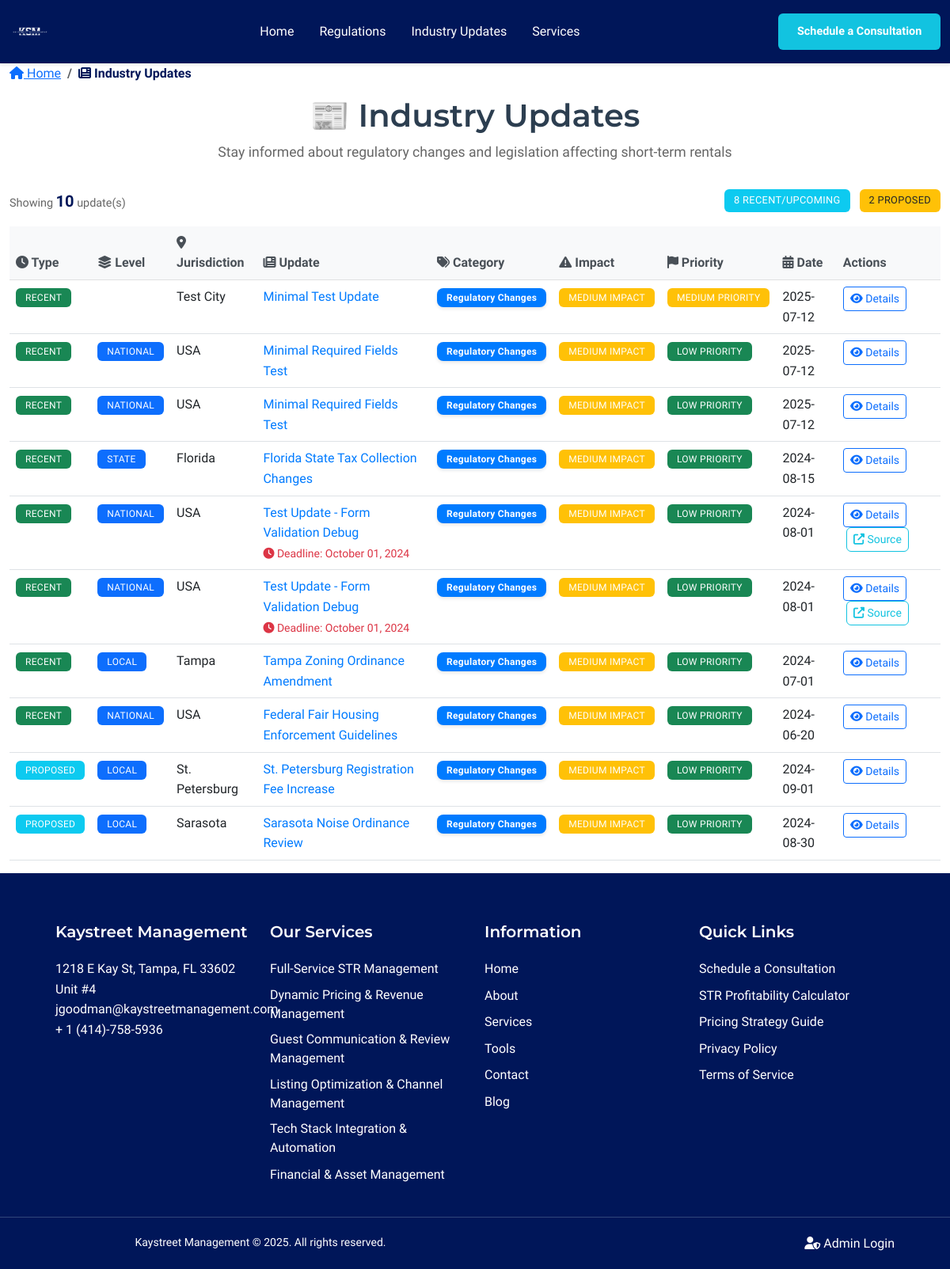
The app's page /updates with its own data.
### models.py (models this page shows, shortened)
class Update(db.Model):
    id = db.Column(db.Integer, primary_key=True)
    title = db.Column(db.String(200), nullable=False)
    description = db.Column(db.Text, nullable=False)
    jurisdiction_affected = db.Column(db.String(100), nullable=False)
    jurisdiction_level = db.Column(db.String(20), nullable=False, default='Local')  # National, State, Local
    update_date = db.Column(db.Date, nullable=False)
    status = db.Column(db.String(20), nullable=False)  # Recent, Upcoming, Proposed
    category = db.Column(db.String(50), nullable=False, default='Regulatory Changes')  # Regulatory Changes, Tax Updates, Licensing Changes, Court Decisions, Industry News
    impact_level = db.Column(db.String(10), nullable=False, default='Medium')  # High, Medium, Low
    effective_date = db.Column(db.Date, nullable=True)  # When the change becomes effective
    deadline_date = db.Column(db.Date, nullable=True)  # Deadline for compliance/action
    action_required = db.Column(db.Boolean, default=False)  # Whether action is required
    action_description = db.Column(db.Text, nullable=True)  # Description of required action
    property_types = db.Column(db.String(100), nullable=False, default='Both')  # Residential, Commercial, Both
    related_regulation_ids = db.Column(db.Text, nullable=True)  # Comma-separated IDs of related regulations
    tags = db.Column(db.Text, nullable=True)  # Comma-separated tags for better categorization
    source_url = db.Column(db.String(500), nullable=True)  # Official source URL
    priority = db.Column(db.Integer, default=3)  # 1=High, 2=Medium, 3=Low (for sorting)
    expected_decision_date = db.Column(db.Date, nullable=True)  # Expected decision date for proposed changes
    potential_impact = db.Column(db.Text, nullable=True)  # Impact assessment for proposed changes
    decision_status = db.Column(db.String(20), nullable=True)  # Under Review, Public Hearings, Proposed, Approved, Rejected
    change_type = db.Column(db.String(20), nullable=False, default='Recent')  # Recent, Upcoming, Proposed
    compliance_deadline = db.Column(db.Date, nullable=True)  # Deadline for compliance with new changes
    affected_operators = db.Column(db.Text, nullable=True)  # Description of which operators are affected
    summary = db.Column(db.Text, nullable=True)  # Brief summary for the Summary section
    full_text = db.Column(db.Text, nullable=True)  # Full detailed text of the update
    compliance_requirements = db.Column(db.Text, nullable=True)  # Specific compliance requirements
    implementation_timeline = db.Column(db.Text, nullable=True)  # Timeline for implementation
    official_sources = db.Column(db.Text, nullable=True)  # Official sources and references
    expert_analysis = db.Column(db.Text, nullable=True)  # Kaystreet Management's interpretation
    kaystreet_commitment = db.Column(db.Text, nullable=True)  # Kaystreet Management's commitment statement
    created_at = db.Column(db.DateTime, default=datetime.utcnow)
    updated_at = db.Column(db.DateTime, default=datetime.utcnow, onupdate=datetime.utcnow)

### app/blueprints/main.py (the view)
@main_bp.route('/updates')
def updates():
    try:
        recent_upcoming_updates = UpdateService.get_recent_upcoming_updates({})
        proposed_updates = UpdateService.get_proposed_updates({})
        user_session = UserInteractionService.get_user_session()
        all_update_ids = [u.id for u in recent_upcoming_updates + proposed_updates]
        update_interactions = UserInteractionService.get_user_interactions(all_update_ids, user_session)
        recent_upcoming_count = len(recent_upcoming_updates)
        proposed_count = len(proposed_updates)
        total_count = recent_upcoming_count + proposed_count
        return render_template('updates.html',
                             recent_upcoming_updates=recent_upcoming_updates,
                             proposed_updates=proposed_updates,
                             recent_upcoming_count=recent_upcoming_count,
                             proposed_count=proposed_count,
                             total_count=total_count,
                             update_interactions=update_interactions)
    except Exception as e:
        logger.error(f"Error loading updates: {str(e)}", exc_info=True)
        public_flash('Error loading updates. Please try again later.', 'error')
        return render_template('updates.html',
                             recent_upcoming_updates=[],
                             proposed_updates=[],
                             recent_upcoming_count=0,
                             proposed_count=0,
                             total_count=0,
                             update_interactions={})

### templates/updates.html (shortened to what this page needs)
{% extends "base.html" %}
{% block content %}
<div class="container-fluid">
    <nav aria-label="breadcrumb" class="mb-3">
        <ol class="breadcrumb">
            <li class="breadcrumb-item">
                <a href="{{ url_for('main.index') }}"><i class="fas fa-home"></i> Home</a>
            </li>
            <li class="breadcrumb-item active" aria-current="page">
                <i class="fas fa-newspaper"></i> Industry Updates
            </li>
        </ol>
    </nav>
    <div class="text-center mb-4">
        <h1 class="updates-title">📰 Industry Updates</h1>
        <p class="updates-subtitle text-muted">
            Stay informed about regulatory changes and legislation affecting short-term rentals
        </p>
    </div>
    <div class="d-flex justify-content-between align-items-center mb-3">
        <div class="results-count">
            <span class="text-muted">Showing</span>
            <strong>{{ total_count }}</strong>
            <span class="text-muted">update(s)</span>
        </div>
        <div class="section-summary">
            <span class="badge bg-info me-2">{{ recent_upcoming_count }} Recent/Upcoming</span>
            <span class="badge bg-warning text-dark">{{ proposed_count }} Proposed</span>
        </div>
    </div>
    <div class="updates-container">
        <div class="table-view">
            <div class="table-responsive">
                <table class="table table-hover updates-table">
                    <thead class="table-light">
                        <tr>
                            <th>
                                <i class="fas fa-clock"></i> Type
                            </th>
                            <th>
                                <i class="fas fa-layer-group"></i> Level
                            </th>
                            <th>
                                <i class="fas fa-map-marker-alt"></i> Jurisdiction
                            </th>
                            <th>
                                <i class="fas fa-newspaper"></i> Update
                            </th>
                            <th>
                                <i class="fas fa-tags"></i> Category
                            </th>
                            <th>
                                <i class="fas fa-exclamation-triangle"></i> Impact
                            </th>
                            <th>
                                <i class="fas fa-flag"></i> Priority
                            </th>
                            <th>
                                <i class="fas fa-calendar-alt"></i> Date
                            </th>
                            <th>Actions</th>
                        </tr>
                    </thead>
                    <tbody>
                        {% for update in recent_upcoming_updates %}
                        <tr class="update-row" data-update-id="{{ update.id }}">
                            <td>
                                <span class="badge bg-{{ 'success' if update.change_type == 'Recent' else 'warning' }}">
                                    {{ update.change_type }}
                                </span>
                            </td>
                            <td>
                                <span class="badge bg-primary">{{ update.jurisdiction_level }}</span>
                            </td>
                            <td class="jurisdiction-cell">
                                {{ update.jurisdiction_affected }}
                            </td>
                            <td class="title-cell">
                                <a href="{{ url_for('main.update_detail', update_id=update.id) }}"
                                   class="update-title-link text-decoration-none">
                                    {{ update.title }}
                                </a>
                                {% if update.compliance_deadline %}
                                <br><small class="text-danger">
                                    <i class="fas fa-clock"></i> Deadline: {{ update.compliance_deadline.strftime('%B %d, %Y') }}
                                </small>
                                {% endif %}
                            </td>
                            <td>
                                <span class="badge category-badge category-{{ update.category.lower().replace(' ', '-') }}">
                                    {{ update.category }}
                                </span>
                            </td>
                            <td>
                                <span class="badge bg-{{ 'danger' if update.impact_level == 'High' else 'warning' if update.impact_level == 'Medium' else 'success' }}">
                                    {{ update.impact_level }} Impact
                                </span>
                            </td>
                            <td>
                                <span class="badge bg-{{ 'danger' if update.priority == 1 else 'warning' if update.priority == 2 else 'success' }}">
                                    {% if update.priority == 1 %}High Priority
                                    {% elif update.priority == 2 %}Medium Priority
                                    {% else %}Low Priority{% endif %}
                                </span>
                            </td>
                            <td class="date-cell">
                                {% if update.effective_date %}
                                    {{ update.effective_date.strftime('%Y-%m-%d') }}
                                {% else %}
                                    {{ update.update_date.strftime('%Y-%m-%d') }}
                                {% endif %}
                            </td>
                            <td>
                                <a href="{{ url_for('main.update_detail', update_id=update.id) }}"
                                   class="btn btn-sm btn-outline-primary">
                                    <i class="fas fa-eye"></i> Details
                                </a>
                                {% if update.source_url %}
                                <a href="{{ update.source_url }}" target="_blank"
                                   class="btn btn-sm btn-outline-secondary ms-1">
                                    <i class="fas fa-external-link-alt"></i> Source
                                </a>
                                {% endif %}
                            </td>
                        </tr>
                        {% endfor %}
                        {% for update in proposed_updates %}
                        <tr class="update-row" data-update-id="{{ update.id }}">
                            <td>
                                <span class="badge bg-info">Proposed</span>
                            </td>
                            <td>
                                <span class="badge bg-primary">{{ update.jurisdiction_level }}</span>
                            </td>
                            <td class="jurisdiction-cell">
                                {{ update.jurisdiction_affected }}
                            </td>
                            <td class="title-cell">
                                <a href="{{ url_for('main.update_detail', update_id=update.id) }}"
                                   class="update-title-link text-decoration-none">
                                    {{ update.title }}
                                </a>
                            </td>
                            <td>
                                <span class="badge category-badge category-{{ update.category.lower().replace(' ', '-') }}">
                                    {{ update.category }}
                                </span>
                            </td>
                            <td>
                                <span class="badge bg-{{ 'danger' if update.impact_level == 'High' else 'warning' if update.impact_level == 'Medium' else 'success' }}">
                                    {{ update.impact_level }} Impact
                                </span>
                            </td>
                            <td>
                                <span class="badge bg-{{ 'danger' if update.priority == 1 else 'warning' if update.priority == 2 else 'success' }}">
                                    {% if update.priority == 1 %}High Priority
                                    {% elif update.priority == 2 %}Medium Priority
                                    {% else %}Low Priority{% endif %}
                                </span>
                            </td>
                            <td class="date-cell">
                                {% if update.expected_decision_date %}
                                    {{ update.expected_decision_date.strftime('%Y-%m-%d') }}
                                {% else %}
                                    {{ update.update_date.strftime('%Y-%m-%d') }}
                                {% endif %}
                            </td>
                            <td>
                                <a href="{{ url_for('main.update_detail', update_id=update.id) }}"
                                   class="btn btn-sm btn-outline-primary">
                                    <i class="fas fa-eye"></i> Details
                                </a>
                            </td>
                        </tr>
                        {% endfor %}
                    </tbody>
                </table>
            </div>
        </div>
    </div>
</div>
{% endblock %}

### records on screen
Update: change_type "RECENT", jurisdiction_affected "Test City", title "Minimal Test Update", category "Regulatory Changes", impact_level "MEDIUM", priority "MEDIUM PRIORITY", update_date "2025-07-12"
Update: change_type "RECENT", jurisdiction_level "NATIONAL", jurisdiction_affected "USA", title "Minimal Required Fields Test", category "Regulatory Changes", impact_level "MEDIUM", priority "LOW PRIORITY", update_date "2025-07-12"
Update: change_type "RECENT", jurisdiction_level "NATIONAL", jurisdiction_affected "USA", title "Minimal Required Fields Test", category "Regulatory Changes", impact_level "MEDIUM", priority "LOW PRIORITY", update_date "2025-07-12"
Update: change_type "RECENT", jurisdiction_level "STATE", jurisdiction_affected "Florida", title "Florida State Tax Collection Changes", category "Regulatory Changes", impact_level "MEDIUM", priority "LOW PRIORITY", update_date "2024-08-15"
Update: change_type "RECENT", jurisdiction_level "NATIONAL", jurisdiction_affected "USA", title "Test Update - Form Validation Debug", compliance_deadline "October 01, 2024", category "Regulatory Changes", impact_level "MEDIUM", priority "LOW PRIORITY", effective_date "2024-08-01"
Update: change_type "RECENT", jurisdiction_level "NATIONAL", jurisdiction_affected "USA", title "Test Update - Form Validation Debug", compliance_deadline "October 01, 2024", category "Regulatory Changes", impact_level "MEDIUM", priority "LOW PRIORITY", effective_date "2024-08-01"
Update: change_type "RECENT", jurisdiction_level "LOCAL", jurisdiction_affected "Tampa", title "Tampa Zoning Ordinance Amendment", category "Regulatory Changes", impact_level "MEDIUM", priority "LOW PRIORITY", update_date "2024-07-01"
Update: change_type "RECENT", jurisdiction_level "NATIONAL", jurisdiction_affected "USA", title "Federal Fair Housing Enforcement Guidelines", category "Regulatory Changes", impact_level "MEDIUM", priority "LOW PRIORITY", update_date "2024-06-20"
Update: jurisdiction_level "LOCAL", jurisdiction_affected "St. Petersburg", title "St. Petersburg Registration Fee Increase", category "Regulatory Changes", impact_level "MEDIUM", priority "LOW PRIORITY", update_date "2024-09-01"
Update: jurisdiction_level "LOCAL", jurisdiction_affected "Sarasota", title "Sarasota Noise Ordinance Review", category "Regulatory Changes", impact_level "MEDIUM", priority "LOW PRIORITY", update_date "2024-08-30"

### other values on screen
{{ total_count }} "10"
{{ recent_upcoming_count }} "8"
{{ proposed_count }} "2"
